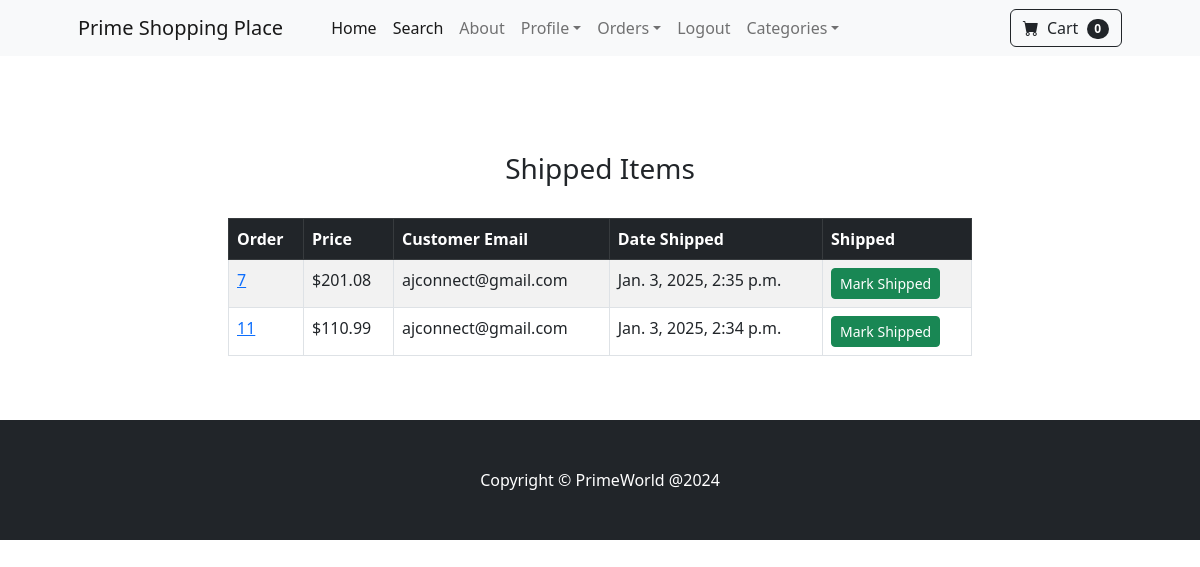
The app's page /payment/shipped_dash/ (signed in), older data.
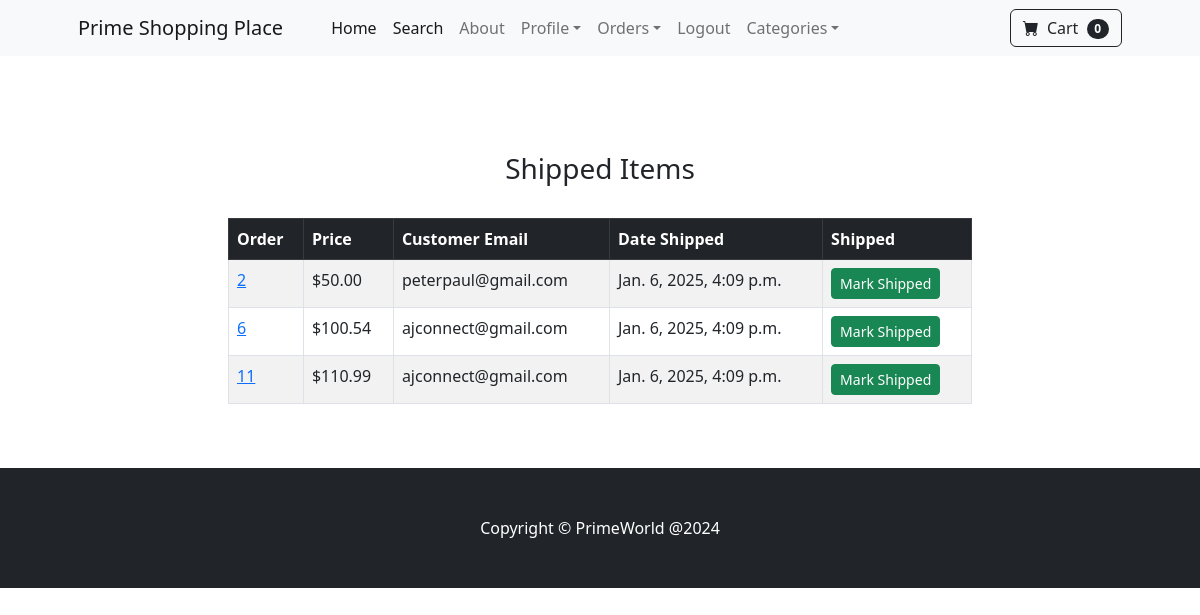
The same page, newer data.
### payment/models.py (models this page shows, shortened)
class Order(models.Model):
    user = models.ForeignKey(User, on_delete=models.CASCADE, null=True, blank=True)
    full_name = models.CharField(max_length=255)
    email = models.EmailField(max_length=255)
    shipping_address = models.TextField(max_length=15000)
    amount_paid = models.DecimalField(max_digits=12, decimal_places=2)
    date_ordered = models.DateTimeField(auto_now_add=True)
    shipped = models.BooleanField(default=False)
    date_shipped = models.DateTimeField(blank=True, null=True)

### payment/views.py (the view, shortened to what this page needs)
# urls.py: path("shipped_dash/", views.shipped_dash, name='shipped_dash'),
def shipped_dash(request):
    if request.user.is_authenticated and request.user.is_superuser:
        orders = Order.objects.filter(shipped=True)
        return render(request, "payment/shipped_dash.html", {"orders":orders})
    else:
        messages.success(request, "The Access Denied")
        return redirect('home')

### cart/cart.py (called while the page is built)
    def __len__(self):
        return len(self.cart)

### cart/context_processors.py (called while the page is built)
def cart(request):
    return {'cart': Cart(request)}

### payment/templates/payment/shipped_dash.html (shortened to what this page needs)
{% extends 'base.html' %}
{% block content %}
<div class="container">
    <div class="row">
        <center>
            <div class="col-8">
                <br> <br>
                <br> <br>
            <h3> Shipped Items </h3> <br>
            <table class="table table-striped table-hover table-bordered">
                <thead class="table-dark">
                  <tr>
                    <th scope="col">Order</th>
                    <th scope="col">Price</th>
                    <th scope="col">Customer Email</th>
                    <th scope="col">Date Shipped</th>
                    <th scope="col">Shipped</th>
                  </tr>
                </thead>
                <tbody>
                    {% for item in orders %}
                  <tr>
                    <td><a href="{% url 'orders' item.id %}">{{ item.id }}</a></td>
                    <td> ${{ item.amount_paid }}</td>
                    <td> {{ item.email }}</td>
                    <td> {{ item.date_shipped }}</td>
                    <td>
                      <form method="POST">
                        <button type="submit" class="btn btn-success btn-sm">Mark Shipped</button>
                      </form>
                    </td>
                  </tr>
                    {% endfor %}
                </tbody>
              </table>
                <br> <br>
            </div>
        </center>
    </div>
</div>
{% endblock %}

Row changes from the older to the newer data that the page shows:
no longer on this page (row edited): Order: id "7", amount_paid "201.08", email "ajconnect@gmail.com", date_shipped "Jan. 3, 2025, 2:35 p.m."
now on this page (row edited): Order: id "2", amount_paid "50.00", email "peterpaul@gmail.com", date_shipped "Jan. 6, 2025, 4:09 p.m."
now on this page (row edited): Order: id "6", amount_paid "100.54", email "ajconnect@gmail.com", date_shipped "Jan. 6, 2025, 4:09 p.m."
changed Order id 11: date_shipped "Jan. 3, 2025, 2:34 p.m." → "Jan. 6, 2025, 4:09 p.m."
